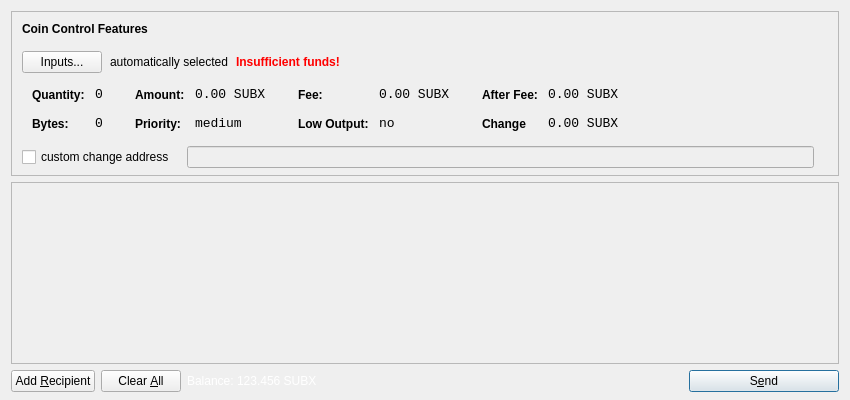
<?xml version="1.0" encoding="UTF-8"?>
<ui version="4.0">
 <class>SendCoinsDialog</class>
 <widget class="QDialog" name="SendCoinsDialog">
  <property name="geometry">
   <rect>
    <x>0</x>
    <y>0</y>
    <width>850</width>
    <height>400</height>
   </rect>
  </property>
  <property name="windowTitle">
   <string>Send Coins</string>
  </property>
  <layout class="QVBoxLayout" name="verticalLayout" stretch="0,1,0">
   <property name="bottomMargin">
    <number>8</number>
   </property>
   <item>
    <widget class="QFrame" name="frameCoinControl">
     <property name="sizePolicy">
      <sizepolicy hsizetype="Expanding" vsizetype="Expanding">
       <horstretch>0</horstretch>
       <verstretch>0</verstretch>
      </sizepolicy>
     </property>
     <property name="maximumSize">
      <size>
       <width>16777215</width>
       <height>16777215</height>
      </size>
     </property>
     <property name="frameShape">
      <enum>QFrame::StyledPanel</enum>
     </property>
     <property name="frameShadow">
      <enum>QFrame::Sunken</enum>
     </property>
     <layout class="QVBoxLayout" name="verticalLayoutCoinControl2">
      <property name="spacing">
       <number>-1</number>
      </property>
      <property name="leftMargin">
       <number>0</number>
      </property>
      <property name="topMargin">
       <number>0</number>
      </property>
      <property name="rightMargin">
       <number>0</number>
      </property>
      <property name="bottomMargin">
       <number>6</number>
      </property>
      <item>
       <layout class="QVBoxLayout" name="verticalLayoutCoinControl" stretch="0,0,0,0,1">
        <property name="spacing">
         <number>0</number>
        </property>
        <property name="leftMargin">
         <number>10</number>
        </property>
        <property name="topMargin">
         <number>10</number>
        </property>
        <item>
         <layout class="QHBoxLayout" name="horizontalLayoutCoinControl1">
          <property name="bottomMargin">
           <number>15</number>
          </property>
          <item>
           <widget class="QLabel" name="labelCoinControlFeatures">
            <property name="sizePolicy">
             <sizepolicy hsizetype="Preferred" vsizetype="Maximum">
              <horstretch>0</horstretch>
              <verstretch>0</verstretch>
             </sizepolicy>
            </property>
            <property name="font">
             <font>
              <weight>75</weight>
              <bold>true</bold>
             </font>
            </property>
            <property name="styleSheet">
             <string notr="true">font-weight:bold;</string>
            </property>
            <property name="text">
             <string>Coin Control Features</string>
            </property>
           </widget>
          </item>
         </layout>
        </item>
        <item>
         <layout class="QHBoxLayout" name="horizontalLayoutCoinControl2" stretch="0,0,0,0">
          <property name="spacing">
           <number>8</number>
          </property>
          <property name="bottomMargin">
           <number>10</number>
          </property>
          <item>
           <widget class="QPushButton" name="pushButtonCoinControl">
            <property name="styleSheet">
             <string notr="true"/>
            </property>
            <property name="text">
             <string>Inputs...</string>
            </property>
           </widget>
          </item>
          <item>
           <widget class="QLabel" name="labelCoinControlAutomaticallySelected">
            <property name="text">
             <string>automatically selected</string>
            </property>
            <property name="margin">
             <number>5</number>
            </property>
           </widget>
          </item>
          <item>
           <widget class="QLabel" name="labelCoinControlInsuffFunds">
            <property name="font">
             <font>
              <weight>75</weight>
              <bold>true</bold>
             </font>
            </property>
            <property name="styleSheet">
             <string notr="true">color:red;font-weight:bold;</string>
            </property>
            <property name="text">
             <string>Insufficient funds!</string>
            </property>
            <property name="margin">
             <number>5</number>
            </property>
           </widget>
          </item>
          <item>
           <spacer name="horizontalSpacerCoinControl">
            <property name="orientation">
             <enum>Qt::Horizontal</enum>
            </property>
            <property name="sizeHint" stdset="0">
             <size>
              <width>40</width>
              <height>1</height>
             </size>
            </property>
           </spacer>
          </item>
         </layout>
        </item>
        <item>
         <widget class="QWidget" name="widgetCoinControl" native="true">
          <property name="sizePolicy">
           <sizepolicy hsizetype="Preferred" vsizetype="Preferred">
            <horstretch>0</horstretch>
            <verstretch>0</verstretch>
           </sizepolicy>
          </property>
          <property name="minimumSize">
           <size>
            <width>0</width>
            <height>0</height>
           </size>
          </property>
          <property name="styleSheet">
           <string notr="true"/>
          </property>
          <layout class="QHBoxLayout" name="horizontalLayoutCoinControl5">
           <property name="margin">
            <number>0</number>
           </property>
           <item>
            <layout class="QHBoxLayout" name="horizontalLayoutCoinControl3" stretch="0,0,0,1">
             <property name="spacing">
              <number>20</number>
             </property>
             <property name="topMargin">
              <number>0</number>
             </property>
             <property name="bottomMargin">
              <number>10</number>
             </property>
             <item>
              <layout class="QFormLayout" name="formLayoutCoinControl1">
               <property name="horizontalSpacing">
                <number>10</number>
               </property>
               <property name="verticalSpacing">
                <number>14</number>
               </property>
               <property name="leftMargin">
                <number>10</number>
               </property>
               <property name="topMargin">
                <number>4</number>
               </property>
               <property name="rightMargin">
                <number>6</number>
               </property>
               <item row="0" column="0">
                <widget class="QLabel" name="labelCoinControlQuantityText">
                 <property name="styleSheet">
                  <string notr="true">font-weight:bold;</string>
                 </property>
                 <property name="text">
                  <string>Quantity:</string>
                 </property>
                 <property name="margin">
                  <number>0</number>
                 </property>
                </widget>
               </item>
               <item row="0" column="1">
                <widget class="QLabel" name="labelCoinControlQuantity">
                 <property name="font">
                  <font>
                   <family>Monospace</family>
                   <pointsize>10</pointsize>
                  </font>
                 </property>
                 <property name="cursor">
                  <cursorShape>IBeamCursor</cursorShape>
                 </property>
                 <property name="contextMenuPolicy">
                  <enum>Qt::ActionsContextMenu</enum>
                 </property>
                 <property name="text">
                  <string>0</string>
                 </property>
                 <property name="margin">
                  <number>0</number>
                 </property>
                 <property name="textInteractionFlags">
                  <set>Qt::LinksAccessibleByMouse|Qt::TextSelectableByKeyboard|Qt::TextSelectableByMouse</set>
                 </property>
                </widget>
               </item>
               <item row="1" column="0">
                <widget class="QLabel" name="labelCoinControlBytesText">
                 <property name="styleSheet">
                  <string notr="true">font-weight:bold;</string>
                 </property>
                 <property name="text">
                  <string>Bytes:</string>
                 </property>
                </widget>
               </item>
               <item row="1" column="1">
                <widget class="QLabel" name="labelCoinControlBytes">
                 <property name="font">
                  <font>
                   <family>Monospace</family>
                   <pointsize>10</pointsize>
                  </font>
                 </property>
                 <property name="cursor">
                  <cursorShape>IBeamCursor</cursorShape>
                 </property>
                 <property name="contextMenuPolicy">
                  <enum>Qt::ActionsContextMenu</enum>
                 </property>
                 <property name="text">
                  <string>0</string>
                 </property>
                 <property name="textInteractionFlags">
                  <set>Qt::LinksAccessibleByMouse|Qt::TextSelectableByKeyboard|Qt::TextSelectableByMouse</set>
                 </property>
                </widget>
               </item>
              </layout>
             </item>
             <item>
              <layout class="QFormLayout" name="formLayoutCoinControl2">
               <property name="horizontalSpacing">
                <number>10</number>
               </property>
               <property name="verticalSpacing">
                <number>14</number>
               </property>
               <property name="leftMargin">
                <number>6</number>
               </property>
               <property name="topMargin">
                <number>4</number>
               </property>
               <property name="rightMargin">
                <number>6</number>
               </property>
               <item row="0" column="0">
                <widget class="QLabel" name="labelCoinControlAmountText">
                 <property name="styleSheet">
                  <string notr="true">font-weight:bold;</string>
                 </property>
                 <property name="text">
                  <string>Amount:</string>
                 </property>
                 <property name="margin">
                  <number>0</number>
                 </property>
                </widget>
               </item>
               <item row="0" column="1">
                <widget class="QLabel" name="labelCoinControlAmount">
                 <property name="font">
                  <font>
                   <family>Monospace</family>
                   <pointsize>10</pointsize>
                  </font>
                 </property>
                 <property name="cursor">
                  <cursorShape>IBeamCursor</cursorShape>
                 </property>
                 <property name="contextMenuPolicy">
                  <enum>Qt::ActionsContextMenu</enum>
                 </property>
                 <property name="text">
                  <string>0.00 SUBX</string>
                 </property>
                 <property name="textInteractionFlags">
                  <set>Qt::LinksAccessibleByMouse|Qt::TextSelectableByKeyboard|Qt::TextSelectableByMouse</set>
                 </property>
                </widget>
               </item>
               <item row="1" column="0">
                <widget class="QLabel" name="labelCoinControlPriorityText">
                 <property name="styleSheet">
                  <string notr="true">font-weight:bold;</string>
                 </property>
                 <property name="text">
                  <string>Priority:</string>
                 </property>
                </widget>
               </item>
               <item row="1" column="1">
                <widget class="QLabel" name="labelCoinControlPriority">
                 <property name="font">
                  <font>
                   <family>Monospace</family>
                   <pointsize>10</pointsize>
                  </font>
                 </property>
                 <property name="cursor">
                  <cursorShape>IBeamCursor</cursorShape>
                 </property>
                 <property name="contextMenuPolicy">
                  <enum>Qt::ActionsContextMenu</enum>
                 </property>
                 <property name="text">
                  <string>medium</string>
                 </property>
                 <property name="textInteractionFlags">
                  <set>Qt::LinksAccessibleByMouse|Qt::TextSelectableByKeyboard|Qt::TextSelectableByMouse</set>
                 </property>
                </widget>
               </item>
              </layout>
             </item>
             <item>
              <layout class="QFormLayout" name="formLayoutCoinControl3">
               <property name="horizontalSpacing">
                <number>10</number>
               </property>
               <property name="verticalSpacing">
                <number>14</number>
               </property>
               <property name="leftMargin">
                <number>6</number>
               </property>
               <property name="topMargin">
                <number>4</number>
               </property>
               <property name="rightMargin">
                <number>6</number>
               </property>
               <item row="0" column="0">
                <widget class="QLabel" name="labelCoinControlFeeText">
                 <property name="styleSheet">
                  <string notr="true">font-weight:bold;</string>
                 </property>
                 <property name="text">
                  <string>Fee:</string>
                 </property>
                 <property name="margin">
                  <number>0</number>
                 </property>
                </widget>
               </item>
               <item row="0" column="1">
                <widget class="QLabel" name="labelCoinControlFee">
                 <property name="font">
                  <font>
                   <family>Monospace</family>
                   <pointsize>10</pointsize>
                  </font>
                 </property>
                 <property name="cursor">
                  <cursorShape>IBeamCursor</cursorShape>
                 </property>
                 <property name="contextMenuPolicy">
                  <enum>Qt::ActionsContextMenu</enum>
                 </property>
                 <property name="text">
                  <string>0.00 SUBX</string>
                 </property>
                 <property name="textInteractionFlags">
                  <set>Qt::LinksAccessibleByMouse|Qt::TextSelectableByKeyboard|Qt::TextSelectableByMouse</set>
                 </property>
                </widget>
               </item>
               <item row="1" column="0">
                <widget class="QLabel" name="labelCoinControlLowOutputText">
                 <property name="styleSheet">
                  <string notr="true">font-weight:bold;</string>
                 </property>
                 <property name="text">
                  <string>Low Output:</string>
                 </property>
                </widget>
               </item>
               <item row="1" column="1">
                <widget class="QLabel" name="labelCoinControlLowOutput">
                 <property name="font">
                  <font>
                   <family>Monospace</family>
                   <pointsize>10</pointsize>
                  </font>
                 </property>
                 <property name="cursor">
                  <cursorShape>IBeamCursor</cursorShape>
                 </property>
                 <property name="contextMenuPolicy">
                  <enum>Qt::ActionsContextMenu</enum>
                 </property>
                 <property name="text">
                  <string>no</string>
                 </property>
                 <property name="textInteractionFlags">
                  <set>Qt::LinksAccessibleByMouse|Qt::TextSelectableByKeyboard|Qt::TextSelectableByMouse</set>
                 </property>
                </widget>
               </item>
              </layout>
             </item>
             <item>
              <layout class="QFormLayout" name="formLayoutCoinControl4">
               <property name="horizontalSpacing">
                <number>10</number>
               </property>
               <property name="verticalSpacing">
                <number>14</number>
               </property>
               <property name="leftMargin">
                <number>6</number>
               </property>
               <property name="topMargin">
                <number>4</number>
               </property>
               <property name="rightMargin">
                <number>6</number>
               </property>
               <item row="0" column="0">
                <widget class="QLabel" name="labelCoinControlAfterFeeText">
                 <property name="styleSheet">
                  <string notr="true">font-weight:bold;</string>
                 </property>
                 <property name="text">
                  <string>After Fee:</string>
                 </property>
                 <property name="margin">
                  <number>0</number>
                 </property>
                </widget>
               </item>
               <item row="0" column="1">
                <widget class="QLabel" name="labelCoinControlAfterFee">
                 <property name="font">
                  <font>
                   <family>Monospace</family>
                   <pointsize>10</pointsize>
                  </font>
                 </property>
                 <property name="cursor">
                  <cursorShape>IBeamCursor</cursorShape>
                 </property>
                 <property name="contextMenuPolicy">
                  <enum>Qt::ActionsContextMenu</enum>
                 </property>
                 <property name="text">
                  <string>0.00 SUBX</string>
                 </property>
                 <property name="textInteractionFlags">
                  <set>Qt::LinksAccessibleByMouse|Qt::TextSelectableByKeyboard|Qt::TextSelectableByMouse</set>
                 </property>
                </widget>
               </item>
               <item row="1" column="0">
                <widget class="QLabel" name="labelCoinControlChangeText">
                 <property name="styleSheet">
                  <string notr="true">font-weight:bold;</string>
                 </property>
                 <property name="text">
                  <string>Change</string>
                 </property>
                </widget>
               </item>
               <item row="1" column="1">
                <widget class="QLabel" name="labelCoinControlChange">
                 <property name="font">
                  <font>
                   <family>Monospace</family>
                   <pointsize>10</pointsize>
                  </font>
                 </property>
                 <property name="cursor">
                  <cursorShape>IBeamCursor</cursorShape>
                 </property>
                 <property name="contextMenuPolicy">
                  <enum>Qt::ActionsContextMenu</enum>
                 </property>
                 <property name="text">
                  <string>0.00 SUBX</string>
                 </property>
                 <property name="textInteractionFlags">
                  <set>Qt::LinksAccessibleByMouse|Qt::TextSelectableByKeyboard|Qt::TextSelectableByMouse</set>
                 </property>
                </widget>
               </item>
              </layout>
             </item>
            </layout>
           </item>
          </layout>
         </widget>
        </item>
        <item>
         <layout class="QHBoxLayout" name="horizontalLayoutCoinControl4" stretch="0,0,0">
          <property name="spacing">
           <number>12</number>
          </property>
          <property name="sizeConstraint">
           <enum>QLayout::SetDefaultConstraint</enum>
          </property>
          <property name="topMargin">
           <number>5</number>
          </property>
          <property name="rightMargin">
           <number>5</number>
          </property>
          <item>
           <widget class="QCheckBox" name="checkBoxCoinControlChange">
            <property name="text">
             <string>custom change address</string>
            </property>
           </widget>
          </item>
          <item>
           <widget class="QLineEdit" name="lineEditCoinControlChange">
            <property name="enabled">
             <bool>false</bool>
            </property>
            <property name="sizePolicy">
             <sizepolicy hsizetype="Expanding" vsizetype="Fixed">
              <horstretch>0</horstretch>
              <verstretch>0</verstretch>
             </sizepolicy>
            </property>
           </widget>
          </item>
          <item>
           <widget class="QLabel" name="labelCoinControlChangeLabel">
            <property name="sizePolicy">
             <sizepolicy hsizetype="Preferred" vsizetype="Expanding">
              <horstretch>0</horstretch>
              <verstretch>0</verstretch>
             </sizepolicy>
            </property>
            <property name="minimumSize">
             <size>
              <width>0</width>
              <height>0</height>
             </size>
            </property>
            <property name="text">
             <string/>
            </property>
            <property name="margin">
             <number>3</number>
            </property>
           </widget>
          </item>
         </layout>
        </item>
        <item>
         <spacer name="verticalSpacerCoinControl">
          <property name="orientation">
           <enum>Qt::Vertical</enum>
          </property>
          <property name="sizeHint" stdset="0">
           <size>
            <width>800</width>
            <height>1</height>
           </size>
          </property>
         </spacer>
        </item>
       </layout>
      </item>
     </layout>
    </widget>
   </item>
   <item>
    <widget class="QScrollArea" name="scrollArea">
     <property name="widgetResizable">
      <bool>true</bool>
     </property>
     <widget class="QWidget" name="scrollAreaWidgetContents">
      <property name="geometry">
       <rect>
        <x>0</x>
        <y>0</y>
        <width>830</width>
        <height>165</height>
       </rect>
      </property>
      <layout class="QVBoxLayout" name="verticalLayout_2">
       <property name="margin">
        <number>0</number>
       </property>
       <item>
        <layout class="QVBoxLayout" name="entries">
         <property name="spacing">
          <number>6</number>
         </property>
        </layout>
       </item>
       <item>
        <spacer name="verticalSpacer">
         <property name="orientation">
          <enum>Qt::Vertical</enum>
         </property>
         <property name="sizeHint" stdset="0">
          <size>
           <width>20</width>
           <height>40</height>
          </size>
         </property>
        </spacer>
       </item>
      </layout>
     </widget>
    </widget>
   </item>
   <item>
    <layout class="QHBoxLayout" name="horizontalLayout">
     <item>
      <widget class="QPushButton" name="addButton">
       <property name="toolTip">
        <string>Send to multiple recipients at once</string>
       </property>
       <property name="text">
        <string>Add &amp;Recipient</string>
       </property>
       <property name="icon">
        <iconset resource="../bitcoin.qrc">
         <normaloff>:/icons/add</normaloff>:/icons/add</iconset>
       </property>
       <property name="autoDefault">
        <bool>false</bool>
       </property>
      </widget>
     </item>
     <item>
      <widget class="QPushButton" name="clearButton">
       <property name="sizePolicy">
        <sizepolicy hsizetype="Minimum" vsizetype="Fixed">
         <horstretch>0</horstretch>
         <verstretch>0</verstretch>
        </sizepolicy>
       </property>
       <property name="toolTip">
        <string>Remove all transaction fields</string>
       </property>
       <property name="text">
        <string>Clear &amp;All</string>
       </property>
       <property name="icon">
        <iconset resource="../bitcoin.qrc">
         <normaloff>:/icons/remove</normaloff>:/icons/remove</iconset>
       </property>
       <property name="autoRepeatDelay">
        <number>300</number>
       </property>
       <property name="autoDefault">
        <bool>false</bool>
       </property>
      </widget>
     </item>
     <item>
      <layout class="QHBoxLayout" name="horizontalLayout_2">
       <property name="spacing">
        <number>3</number>
       </property>
       <item>
        <widget class="QLabel" name="label">
         <property name="sizePolicy">
          <sizepolicy hsizetype="Preferred" vsizetype="Fixed">
           <horstretch>0</horstretch>
           <verstretch>0</verstretch>
          </sizepolicy>
         </property>
         <property name="styleSheet">
             <string notr="true">QLabel { color: white; }</string>
            </property>
         <property name="text">
          <string>Balance:</string>
         </property>
        </widget>
       </item>
       <item>
        <widget class="QLabel" name="labelBalance">
         <property name="sizePolicy">
          <sizepolicy hsizetype="Preferred" vsizetype="Fixed">
           <horstretch>0</horstretch>
           <verstretch>0</verstretch>
          </sizepolicy>
         </property>
         <property name="cursor">
          <cursorShape>IBeamCursor</cursorShape>
         </property>
         <property name="styleSheet">
             <string notr="true">QLabel { color: white; }</string>
            </property>
         <property name="text">
          <string>123.456 SUBX</string>
         </property>
         <property name="textInteractionFlags">
          <set>Qt::LinksAccessibleByMouse|Qt::TextSelectableByKeyboard|Qt::TextSelectableByMouse</set>
         </property>
        </widget>
       </item>
      </layout>
     </item>
     <item>
      <spacer name="horizontalSpacer">
       <property name="orientation">
        <enum>Qt::Horizontal</enum>
       </property>
       <property name="sizeHint" stdset="0">
        <size>
         <width>40</width>
         <height>20</height>
        </size>
       </property>
      </spacer>
     </item>
     <item>
      <widget class="QPushButton" name="sendButton">
       <property name="minimumSize">
        <size>
         <width>150</width>
         <height>0</height>
        </size>
       </property>
       <property name="toolTip">
        <string>Confirm the send action</string>
       </property>
       <property name="text">
        <string>S&amp;end</string>
       </property>
       <property name="icon">
        <iconset resource="../bitcoin.qrc">
         <normaloff>:/icons/send</normaloff>:/icons/send</iconset>
       </property>
       <property name="default">
        <bool>true</bool>
       </property>
      </widget>
     </item>
    </layout>
   </item>
  </layout>
 </widget>
 <resources>
  <include location="../bitcoin.qrc"/>
 </resources>
 <connections/>
</ui>
